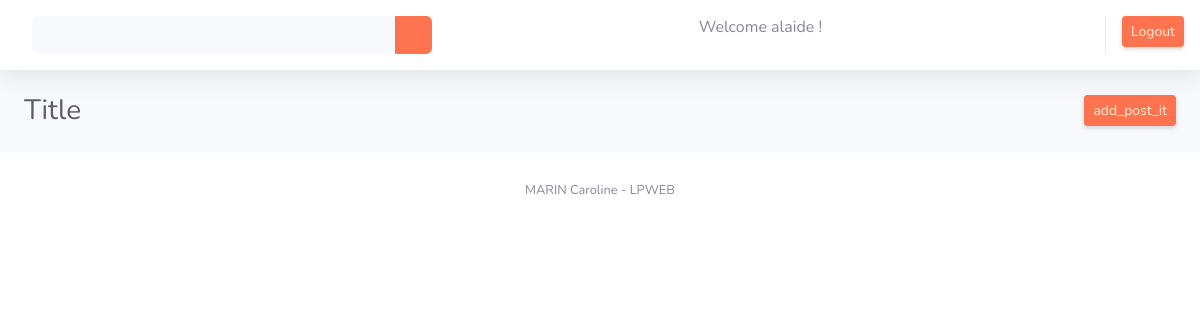
Before: / (signed in) with the older database file.
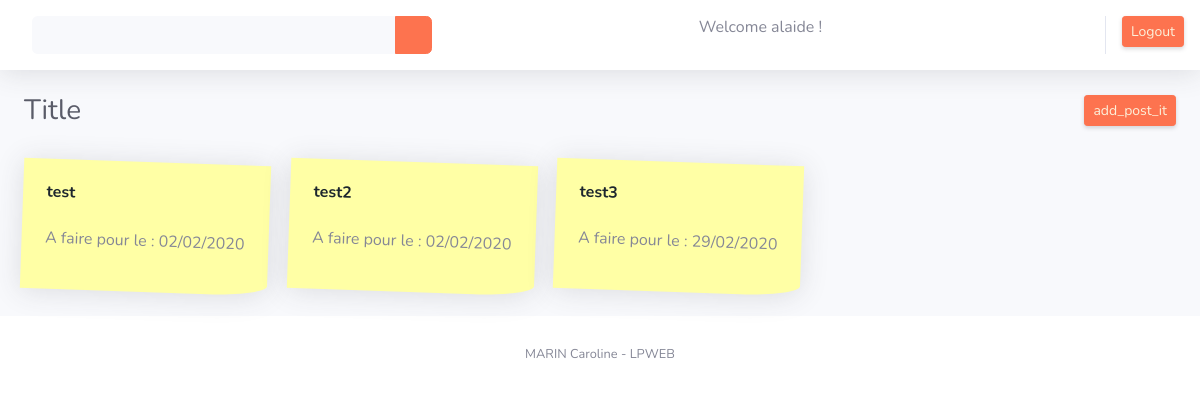
After: the same page with the newer database file.
### app/models.py (models this page shows, shortened)
class Person(models.Model):
    user = models.OneToOneField(User, on_delete=models.CASCADE)
    def __str__(self):
        return f'{str(self.user)}'

class PostIt(models.Model):
    title = models.CharField(null=False, blank=False, default="Titre", max_length=100)
    createdAt = models.DateField(default=date.today)
    toDoFor = models.DateField(null=False, blank=False, default=date.today)
    tasks = models.ManyToManyField(Task)
    user = models.ForeignKey(Person, on_delete=models.CASCADE, null=None, default=None)

### app/views.py (the view)
# urls.py: url(r'^$', IndexView.as_view(), name='app_index'),
class IndexView(LoginRequiredMixin, ListView):
    login_url = '/login/'
    template_name = 'index.html'
    model = PostIt
    def get_queryset(self):
        if self.request.GET.get('search') is not None:
            return PostIt.objects.filter(user_id=Person.objects.get(user=self.request.user),
                                         title__icontains=self.request.GET.get("search"))
        else:
            return PostIt.objects.filter(user_id=Person.objects.get(user=self.request.user))
    def get_context_data(self, **kwargs):
        result = super().get_context_data(**kwargs)
        result['title'] = _('Title')
        result['user'] = Person.objects.get(user=self.request.user)
        return result

### templates/index.html (shortened to what this page needs)
{% extends 'base.html' %}
{% load i18n %}
{% load static %}
{% block content %}
    <body id="page-top">
    <div id="wrapper">
        <div id="content-wrapper" class="d-flex flex-column">
            <div id="content">
                <nav class="navbar navbar-expand navbar-light bg-white topbar mb-4 static-top shadow">
                    <form method="GET" action="{% url 'app_index' %}" class="d-none d-sm-inline-block form-inline mr-auto ml-md-3 my-2 my-md-0 mw-100 navbar-search">
                        <div class="input-group">
                            <input type="text" class="form-control bg-light border-0 small"
                                   aria-label="Search" aria-describedby="basic-addon2" name="search">
                            <div class="input-group-append">
                                <button class="btn btn-primary" type="submit">
                                    <i class="fas fa-search fa-sm"></i>
                                </button>
                            </div>
                        </div>
                    </form>
                    <p>{% trans "Welcome" %} {{ user }} !</p>
                    <ul class="navbar-nav ml-auto">
                        <li class="nav-item dropdown no-arrow">
                            <a href="{% url 'app_logout' %}" class="d-none d-sm-inline-block btn btn-sm btn-primary shadow-sm">{% trans "Logout" %}</a>
                        </li>
                    </ul>
                </nav>
                <div class="container-fluid">
                    <div class="d-sm-flex align-items-center justify-content-between mb-4">
                        <h1 class="h3 mb-0 text-gray-800">{{ title }}</h1>
                        <a href="{% url 'app_postit' %}"
                           class="d-none d-sm-inline-block btn btn-sm btn-primary shadow-sm">{% trans 'add_post_it' %}</a>
                    </div>
                    <div class="row">
                        {% for object in object_list %}
                            <div class="card-pi shadow mb-4">
                                <h6 class="m-0 font-weight-bold text-primary">{{ object.title }}</h6>
                                <a class="edit-postit" href="{% url 'app_update' object.pk %}"><i class="far fa-edit"></i></a>
                                <a class="edit-postit" href="{% url 'app_delete' object.pk %}"><i class="far fa-trash-alt"></i></a>
                                <p>A faire pour le : {{ object.toDoFor|date:"d/m/Y" }}</p>
                            </div>
                        {% endfor %}
                    </div>
                </div>
            </div>
            <footer class="sticky-footer bg-white">
                <div class="container my-auto">
                    <div class="copyright text-center my-auto">
                        <span>MARIN Caroline - LPWEB</span>
                    </div>
                </div>
            </footer>
        </div>
    </div>
    </body>
{% endblock %}

### templates/base.html (shortened to what this page needs)
{% load static %}
<!DOCTYPE html>
    <html lang="en">
    <head>
        <link href="{% static '/vendor/fontawesome-free/css/all.min.css' %}" rel="stylesheet" type="text/css">
        <link href="{% static '/css/sb-admin-2.min.css' %}" rel="stylesheet">
        <link href="{% static '/css/custom.css' %}" rel="stylesheet">
    </head>
    {% block content %}
    {% endblock %}
    </html>

### static/css/custom.css (style rules this page uses)
:root { --primary: #fd734f; }
.text-primary { color: #1d262d !important; }
.btn-primary { color: #fcf1db; background-color: #fd734f; border-color: #fd734f; }
.card-pi { margin: 10px; padding: 2%; background-color: #ffffa5; box-shadow: 2px 4px 6px #444; -moz-box-shadow: 2px 4px 6px #444; -webkit-box-shadow: 2px 4px 6px #444; transform: rotate(2deg); -moz-transform: rotate(2deg); -webkit-transform: rotate(2deg); -o-transform: rotate(2deg); -ms-transform: rotate(2deg); border-bottom-right-radius: 60px 10px; text-align: left; }
form { text-align: center; }
a { color: #1d262d; }

Changed rows visible on the page:
added PostIt: title "test", toDoFor "02/02/2020"
added PostIt: title "test2", toDoFor "02/02/2020"
added PostIt: title "test3", toDoFor "29/02/2020"
